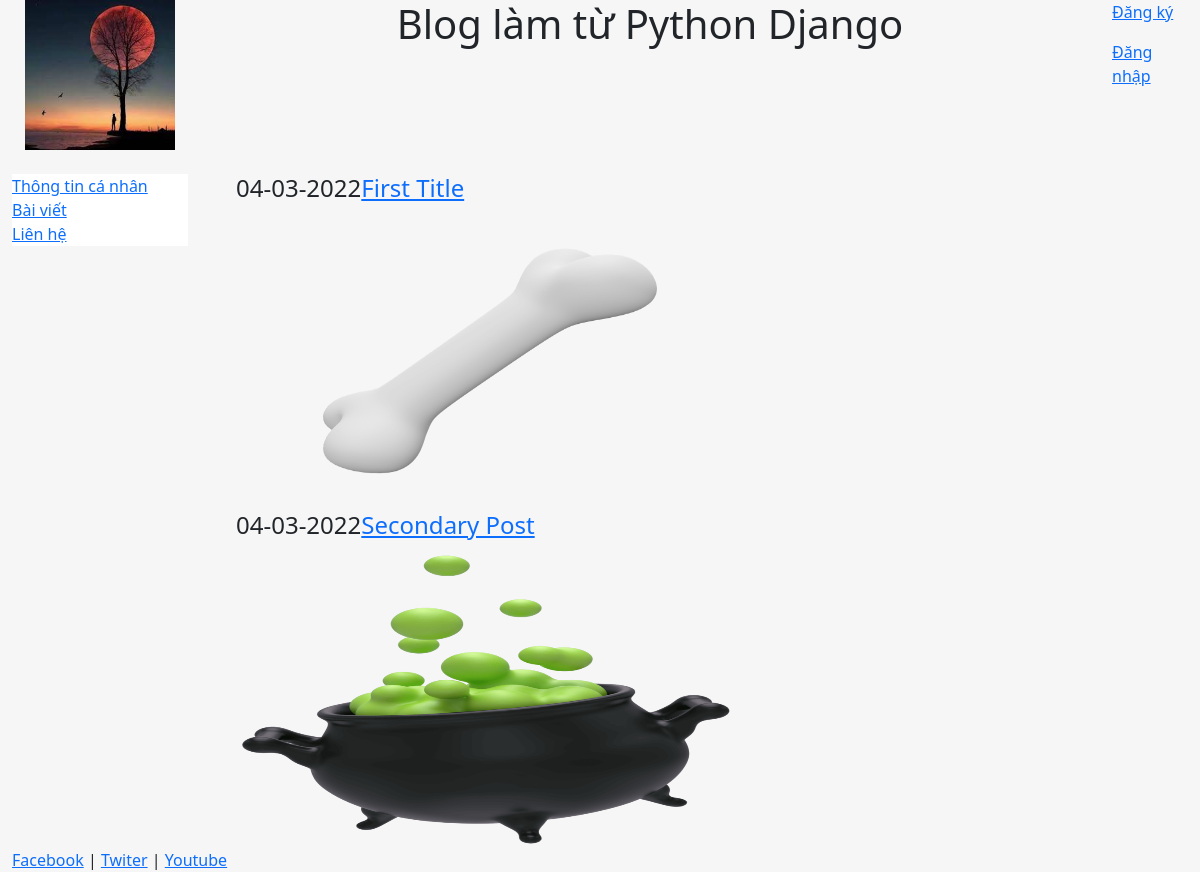
Screenshot of /blog/ with the database file from the repository.
### blog/models.py (models this page shows, shortened)
class Post(models.Model):
    title = models.CharField(max_length=100)
    body = models.TextField()
    date = models.DateField(auto_now_add=True)
    image = models.ImageField(null=True)

### blog/templates/blog/blog.html (shortened to what this page needs)
{% extends "pages/base.html" %}
{% block content %}
{% for post in Posts %}
    <h4>{{post.date|date:"d-m-Y"}}<a href="/blog/{{post.id}}">{{post.title}}</a></h4>
    <img src="{{post.image.url}}" alt="" width="500px" height="300px">
{% endfor %}
<br>
{% endblock %}

### home/templates/pages/base.html (shortened to what this page needs)
<!DOCTYPE html>
<html lang="en">
<head>
    {% load static %}
    <link rel="stylesheet" href="{% static 'css/bootstrap.min.css' %}" type="text/css">
</head>
<body>
    <div class="container-fluid" style="min-height: 95%;">
        <div class="row">
            <div class="col-sm-2">
                <center><img src="{% static 'images/anh2.jpg' %}" class="responsive-img" style="max-height: 150px;"> </center>
            </div>
            <div class="col-sm-9">
                <center><h1>Blog làm từ Python Django</h1></center>
            </div>
            <div class="col-sm-1">
                {% if user.username %}
                    <p>Xin chào, {{user.username}}</p>
                    <p><a href="{% url 'logout' %}">Đăng xuất</a></p>
                {% else %}
                    <p><a href="{% url 'register' %}">Đăng ký</a></p>
                    <p><a href="{% url 'login' %}">Đăng nhập</a></p>
                {% endif %}
            </div>
        </div>
        <br>
        <div class="row">
            <div class="col-sm-2">
                <div class="bs-slidebar" style="background-color: #fff;">
                    <ul class="nav flex-column">
                        <li><a href="/">Thông tin cá nhân</a> </li>
                        <li><a href="{% url 'blog' %}">Bài viết</a></li>
                        <li><a href="{% url 'contact' %}">Liên hệ</a></li>
                    </ul>
                </div>
            </div>
            <div class="col-sm-10">
                <div class="container fluid">
                    {% block content %}
                    {% endblock  %}
                </div>
            </div>
        </div>
    </div>
    <footer>
        <div class="container-fluid">
            <a href="#">Facebook</a> | <a href="#">Twiter</a> | <a href="#">Youtube</a>
        </div>
    </footer>
</body>
</html>

### home/templates/pages/base.html (style rules this page uses)
html, body { height: 100%; background-color: #f6f6f6; }

### rows the page displays
Post: date "04-03-2022", title "First Title", image (picture)
Post: date "04-03-2022", title "Secondary Post", image (picture)
